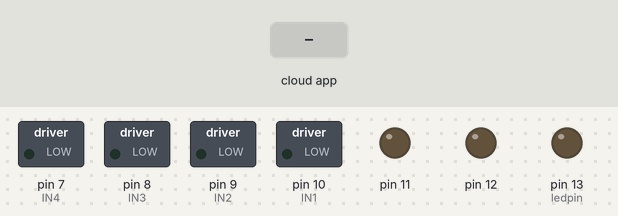
Bench run of a sketch on a simulated Arduino Uno, built with avr-gcc and run on an emulated ATmega328P. Parts: switched loads named in the sketch (green lamp = pin HIGH), output pins drawn as LEDs (lit = HIGH). The inputs (shaded band) are chosen by the test bench. The RemoteXY app is connected.

Above: at 1.2 s.
1.3 s: the phone or cloud app sets joystick_1_x to 1
At 1.9 s:
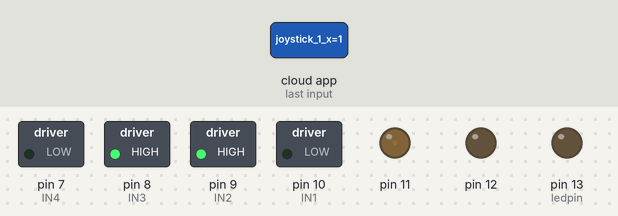
2.8 s: the phone or cloud app sets joystick_1_y to 1
At 3.1 s:
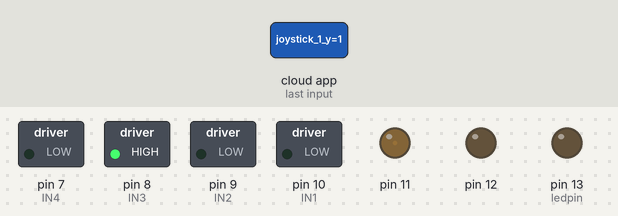
4.3 s: the phone or cloud app sets switch_1 to 1
At 5.4 s:
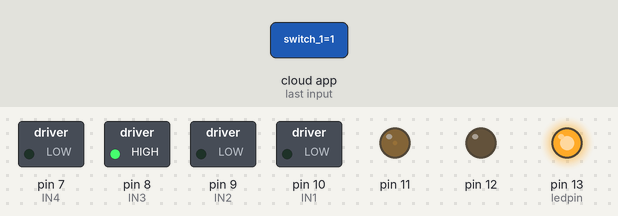
5.8 s: the phone or cloud app sets joystick_1_x to 0
At 6.6 s:
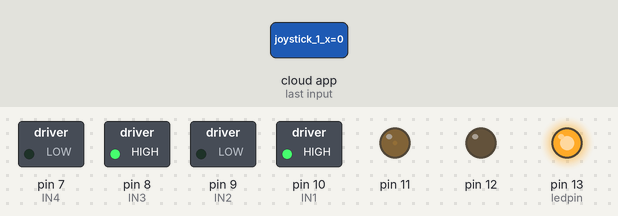
7.3 s: the phone or cloud app sets joystick_1_y to 0
At 7.7 s:
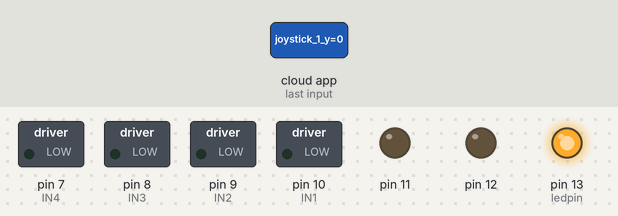
8.8 s: the phone or cloud app sets joystick_1_x to 1
At 10.1 s:
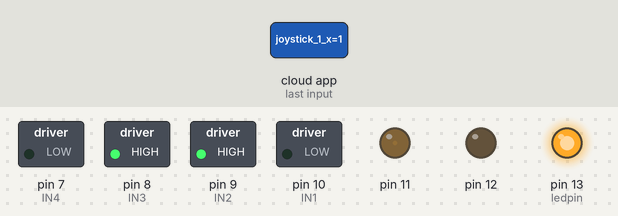
Timing chart, 0 to 11.3 s (numbered marks = the images above; inputs shaded):
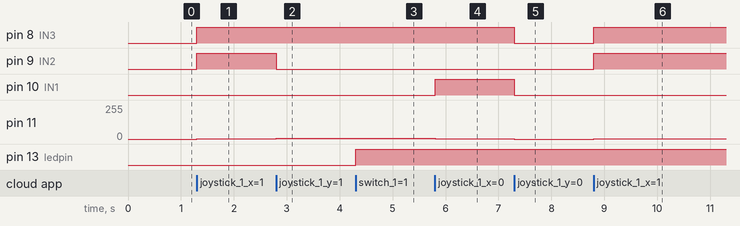

The sketch:

G-sensor_car.ino
```cpp
//Code is written by @Shounak Chandra
#define REMOTEXY_MODE__SOFTWARESERIAL
#include <SoftwareSerial.h>             //Including the software serial library
#include <RemoteXY.h>                   //Including the remotexy library

/* RemoteXY connection settings */
#define REMOTEXY_SERIAL_RX 2            //defining the pin 2 as RX pin
#define REMOTEXY_SERIAL_TX 3            //defining the pin 3 as TX pin
#define REMOTEXY_SERIAL_SPEED 9600      //setting baudrate at 9600

unsigned char RemoteXY_CONF[] =       //remotexy configuration
  { 3,0,23,0,1,5,5,15,41,11
  ,43,43,1,2,0,6,5,27,11,5
  ,79,78,0,79,70,70,0 };

struct {                            //Function for declaring the variables
  signed char joystick_1_x;         //joystick x-axis
  signed char joystick_1_y;         //joystick y-axis
  unsigned char switch_1;           //variables for switch
  unsigned char connect_flag;

} RemoteXY;

//defining the pins for first motor
#define IN1 10
#define IN2 9
#define ENA 12

//defining the pins for second motor
#define IN3 8
#define IN4 7
#define ENB 11

//defining the LED pin
#define ledpin 13

unsigned char first_motor[3] =
  {IN1, IN2, ENA};
unsigned char second_motor[3] =
  {IN3, IN4, ENB};

void Speed (unsigned char * pointer, int motor_speed)
{
  if (motor_speed>100) motor_speed=100;
  if (motor_speed<-100) motor_speed=-100;
  if (motor_speed>0) {
    digitalWrite(pointer[0], HIGH);
    digitalWrite(pointer[1], LOW);
    analogWrite(pointer[2], motor_speed*2.55);
  }
  else if (motor_speed<0) {
    digitalWrite(pointer[0], LOW);
    digitalWrite(pointer[1], HIGH);
    analogWrite(pointer[2], (-motor_speed)*2.55);
  }
  else {
    digitalWrite(pointer[0], LOW);
    digitalWrite(pointer[1], LOW);
    analogWrite(pointer[2], 0);
  }
}

void setup()
{
  //defining the motor pins as the output pins
  pinMode (IN1, OUTPUT);
  pinMode (IN2, OUTPUT);
  pinMode (IN3, OUTPUT);
  pinMode (IN4, OUTPUT);
  pinMode (ledpin, OUTPUT);
  RemoteXY_Init ();
}

void loop()
{
  RemoteXY_Handler ();
  digitalWrite (ledpin, (RemoteXY.switch_1==0)?LOW:HIGH);
  Speed (first_motor, RemoteXY.joystick_1_y - RemoteXY.joystick_1_x);
  Speed (second_motor, RemoteXY.joystick_1_y + RemoteXY.joystick_1_x);
}
```

Measured:
- after the input at 1.3 s, pin 8 (IN3), pin 9 (IN2): LOW → HIGH at once; pin 11: 0/255 → 2/255 at once
- after the input at 2.8 s, pin 9 (IN2): HIGH → LOW at once; pin 11: 2/255 → 5/255 at once
- after the input at 4.3 s, pin 13 (ledpin): LOW → HIGH at once
- after the input at 5.8 s, pin 10 (IN1): LOW → HIGH at once; pin 11: 5/255 → 2/255 at once
- after the input at 7.3 s, pin 8 (IN3), pin 10 (IN1): HIGH → LOW at once; pin 11: 2/255 → 0/255 at once
- after the input at 8.8 s, pin 8 (IN3), pin 9 (IN2): LOW → HIGH at once; pin 11: 0/255 → 2/255 at once
